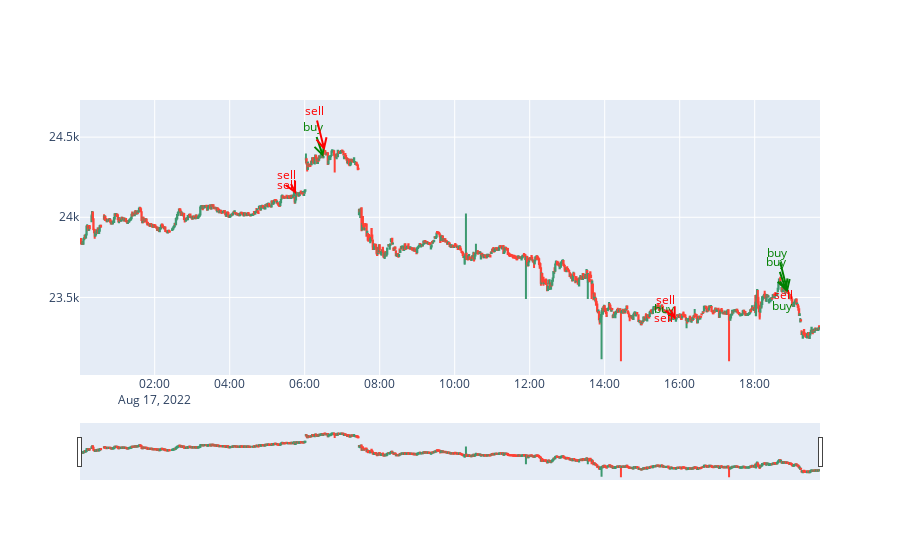

This figure's notebook cell:
### Markdown cell above
## Look at trades on candlestick chart

### Code cell
# Install a conda package in the current Jupyter kernel
#%conda install -c plotly plotly=5.9.0
# Draw candlechart
import plotly as py
from plotly import graph_objects as go
import pandas as pd

df=candles.copy()
#df=clean_candles(df)
fig = go.Figure(data=[ \
                    go.Candlestick(\
                        x=df.index,\
                        open=df['open'],\
                        high=df['high'],\
                        low=df['low'],\
                        close=df['close'])
                     ])

# Customize ay to distribute captions by y so they do not overlap by x
ay,aymax,aystep=0,50,10
# Annotate buy, sell on the chart
for traderec in mytrades[mytrades.index>df.index.min()].iterrows():
    ay=(ay+aystep)%aymax
    trade=traderec[1]
    color='green' if trade['isBuyer'] else 'red'
    text_short='buy' if trade['isBuyer'] else 'sell'
    text=f"{trade['time']} {text_short} at {trade['price']}, cumsum: {str(trade['qtycumsum'])}"
    fig.add_annotation(x=trade['time'], \
                       y=trade['price'],\
                       text=text_short,\
                       hovertext=text,\
                       showarrow=True,arrowhead=5,arrowcolor=color,ay=-ay,arrowwidth=2,
                       font={'color':color}
                      )
fig.show()

### Figure 1 — Plotly figure (JSON) as saved in the notebook; plotly's stock layout.template omitted (floating-point values rounded to 4 significant figures; data arrays with more than 128 entries replaced by an {"elided": "..."} marker saying what was removed)
{"data": [{"close": {"elided": "1164 float values"}, "high": {"elided": "1164 float values"}, "low": {"elided": "1164 float values"}, "open": {"elided": "1164 float values"}, "type": "candlestick", "x": {"elided": "1164 str values"}}], "layout": {"annotations": [{"arrowcolor": "red", "arrowhead": 5, "arrowwidth": 2, "ay": -10, "font": {"color": "red"}, "hovertext": "2022-08-17 05:46:09.909000 sell at 24145.28, cumsum: -0.00062", "showarrow": true, "text": "sell", "x": "2022-08-17T05:46:09.909000", "y": 24150.0}, {"arrowcolor": "red", "arrowhead": 5, "arrowwidth": 2, "ay": -20, "font": {"color": "red"}, "hovertext": "2022-08-17 05:46:10.261000 sell at 24145.28, cumsum: -0.001", "showarrow": true, "text": "sell", "x": "2022-08-17T05:46:10.261000", "y": 24150.0}, {"arrowcolor": "green", "arrowhead": 5, "arrowwidth": 2, "ay": -30, "font": {"color": "green"}, "hovertext": "2022-08-17 06:29:44.530000 buy at 24376.39, cumsum: 0.0", "showarrow": true, "text": "buy", "x": "2022-08-17T06:29:44.530000", "y": 24380.0}, {"arrowcolor": "red", "arrowhead": 5, "arrowwidth": 2, "ay": -40, "font": {"color": "red"}, "hovertext": "2022-08-17 06:31:46.460000 sell at 24416.64, cumsum: -0.001", "showarrow": true, "text": "sell", "x": "2022-08-17T06:31:46.460000", "y": 24420.0}, {"arrowcolor": "red", "arrowhead": 5, "arrowwidth": 2, "ay": 0, "font": {"color": "red"}, "hovertext": "2022-08-17 15:50:02.847000 sell at 23376.13, cumsum: -0.002", "showarrow": true, "text": "sell", "x": "2022-08-17T15:50:02.847000", "y": 23380.0}, {"arrowcolor": "green", "arrowhead": 5, "arrowwidth": 2, "ay": -10, "font": {"color": "green"}, "hovertext": "2022-08-17 15:52:07.362000 buy at 23371.07, cumsum: -0.001", "showarrow": true, "text": "buy", "x": "2022-08-17T15:52:07.362000", "y": 23370.0}, {"arrowcolor": "red", "arrowhead": 5, "arrowwidth": 2, "ay": -20, "font": {"color": "red"}, "hovertext": "2022-08-17 15:53:33.139000 sell at 23361.96, cumsum: -0.002", "showarrow": true, "text": "sell", "x": "2022-08-17T15:53:33.139000", "y": 23360.0}, {"arrowcolor": "green", "arrowhead": 5, "arrowwidth": 2, "ay": -30, "font": {"color": "green"}, "hovertext": "2022-08-17 18:50:54.205000 buy at 23535.03, cumsum: -0.001", "showarrow": true, "text": "buy", "x": "2022-08-17T18:50:54.205000", "y": 23540.0}, {"arrowcolor": "green", "arrowhead": 5, "arrowwidth": 2, "ay": -40, "font": {"color": "green"}, "hovertext": "2022-08-17 18:52:51.581000 buy at 23532.16, cumsum: 0.0", "showarrow": true, "text": "buy", "x": "2022-08-17T18:52:51.581000", "y": 23530.0}, {"arrowcolor": "green", "arrowhead": 5, "arrowwidth": 2, "ay": 0, "font": {"color": "green"}, "hovertext": "2022-08-17 18:59:49.675000 buy at 23451.22, cumsum: 0.001", "showarrow": true, "text": "buy", "x": "2022-08-17T18:59:49.675000", "y": 23450.0}, {"arrowcolor": "red", "arrowhead": 5, "arrowwidth": 2, "ay": -10, "font": {"color": "red"}, "hovertext": "2022-08-17 19:02:08.461000 sell at 23456.82, cumsum: 0.0", "showarrow": true, "text": "sell", "x": "2022-08-17T19:02:08.461000", "y": 23460.0}]}}
